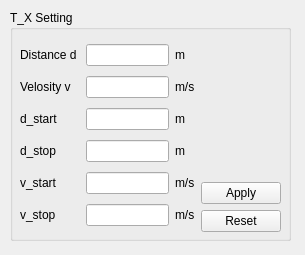
<?xml version="1.0" encoding="UTF-8"?>
<ui version="4.0">
 <class>Form</class>
 <widget class="QWidget" name="Form">
  <property name="geometry">
   <rect>
    <x>0</x>
    <y>0</y>
    <width>305</width>
    <height>255</height>
   </rect>
  </property>
  <property name="windowTitle">
   <string>Form</string>
  </property>
  <widget class="QGroupBox" name="groupBox">
   <property name="geometry">
    <rect>
     <x>10</x>
     <y>10</y>
     <width>281</width>
     <height>231</height>
    </rect>
   </property>
   <property name="title">
    <string>T_X Setting</string>
   </property>
   <widget class="QWidget" name="horizontalLayoutWidget">
    <property name="geometry">
     <rect>
      <x>10</x>
      <y>30</y>
      <width>261</width>
      <height>192</height>
     </rect>
    </property>
    <layout class="QHBoxLayout" name="horizontalLayout">
     <item>
      <layout class="QGridLayout" name="gridLayout">
       <item row="5" column="2">
        <widget class="QLabel" name="label_12">
         <property name="text">
          <string>m/s</string>
         </property>
        </widget>
       </item>
       <item row="3" column="2">
        <widget class="QLabel" name="label_10">
         <property name="text">
          <string>m</string>
         </property>
        </widget>
       </item>
       <item row="4" column="1">
        <widget class="QLineEdit" name="lineEdit_5"/>
       </item>
       <item row="0" column="2">
        <widget class="QLabel" name="label_5">
         <property name="text">
          <string>m</string>
         </property>
        </widget>
       </item>
       <item row="1" column="2">
        <widget class="QLabel" name="label_6">
         <property name="text">
          <string>m/s</string>
         </property>
        </widget>
       </item>
       <item row="0" column="1">
        <widget class="QLineEdit" name="lineEdit"/>
       </item>
       <item row="1" column="0">
        <widget class="QLabel" name="label_2">
         <property name="text">
          <string>Velosity v</string>
         </property>
        </widget>
       </item>
       <item row="3" column="0">
        <widget class="QLabel" name="label_4">
         <property name="text">
          <string>d_stop</string>
         </property>
        </widget>
       </item>
       <item row="1" column="1">
        <widget class="QLineEdit" name="lineEdit_2"/>
       </item>
       <item row="5" column="0">
        <widget class="QLabel" name="label_8">
         <property name="text">
          <string>v_stop</string>
         </property>
        </widget>
       </item>
       <item row="4" column="2">
        <widget class="QLabel" name="label_11">
         <property name="text">
          <string>m/s</string>
         </property>
        </widget>
       </item>
       <item row="2" column="1">
        <widget class="QLineEdit" name="lineEdit_3"/>
       </item>
       <item row="3" column="1">
        <widget class="QLineEdit" name="lineEdit_4"/>
       </item>
       <item row="0" column="0">
        <widget class="QLabel" name="label">
         <property name="text">
          <string>Distance d </string>
         </property>
        </widget>
       </item>
       <item row="3" column="5">
        <layout class="QVBoxLayout" name="verticalLayout"/>
       </item>
       <item row="5" column="1">
        <widget class="QLineEdit" name="lineEdit_6"/>
       </item>
       <item row="2" column="0">
        <widget class="QLabel" name="label_3">
         <property name="text">
          <string>d_start</string>
         </property>
        </widget>
       </item>
       <item row="2" column="2">
        <widget class="QLabel" name="label_9">
         <property name="text">
          <string>m</string>
         </property>
        </widget>
       </item>
       <item row="4" column="0">
        <widget class="QLabel" name="label_7">
         <property name="text">
          <string>v_start</string>
         </property>
        </widget>
       </item>
      </layout>
     </item>
     <item>
      <layout class="QVBoxLayout" name="verticalLayout_2">
       <item>
        <spacer name="verticalSpacer">
         <property name="orientation">
          <enum>Qt::Vertical</enum>
         </property>
         <property name="sizeHint" stdset="0">
          <size>
           <width>20</width>
           <height>40</height>
          </size>
         </property>
        </spacer>
       </item>
       <item>
        <widget class="QPushButton" name="pushButton_2">
         <property name="text">
          <string>Apply</string>
         </property>
        </widget>
       </item>
       <item>
        <widget class="QPushButton" name="pushButton">
         <property name="text">
          <string>Reset</string>
         </property>
        </widget>
       </item>
      </layout>
     </item>
    </layout>
   </widget>
  </widget>
 </widget>
 <resources/>
 <connections/>
</ui>
